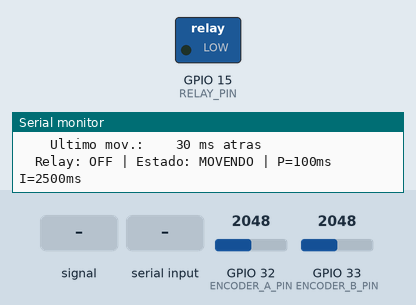
Bench run of a program on a simulated ESP32. Parts: switched loads named in the program (green lamp = pin HIGH), the last lines printed to the serial monitor. The inputs (shaded band) are chosen by the test bench; at power-on: GPIO 33 (ENCODER_B_PIN) = 2048, GPIO 32 (ENCODER_A_PIN) = 2048.

Above: at 2.2 s.
2.3 s: GPIO 32 (ENCODER_A_PIN) fed a 200 Hz sine of ±327 counts around its level
At 4.0 s:
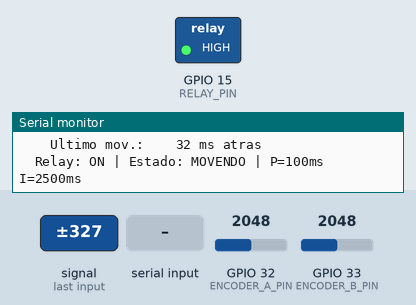
5.1 s: GPIO 33 (ENCODER_B_PIN) set to 491
6.6 s: GPIO 32 (ENCODER_A_PIN) set to 3447
9.6 s: GPIO 32 (ENCODER_A_PIN) set to 3510
At 12.3 s:
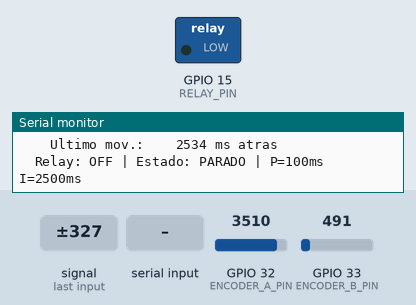
12.6 s: "S\n" received over Serial
14.1 s: "ON\n" received over Serial
At 15.6 s:
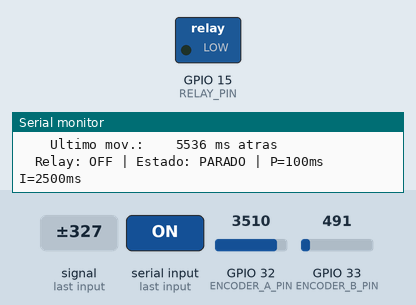
Timing chart, 0 to 16.7 s (numbered marks = the images above; inputs shaded):
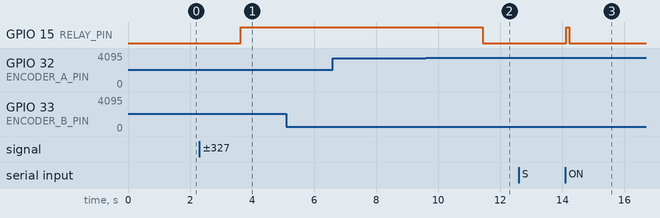

Measured:
- the behaviour switches between 3475 and 3476 on GPIO 32 (ENCODER_A_PIN) (found by bisection; images 1 and 2)
- after the input at 2.3 s, GPIO 15 (RELAY_PIN): LOW → HIGH after 1.3 s
- after the input at 9.6 s, GPIO 15 (RELAY_PIN): HIGH → LOW after 1.8 s
- after the input at 14.1 s, GPIO 15 (RELAY_PIN): LOW → HIGH at once, → LOW 0.10 s later

The program:

main.cpp
```cpp
#include "main.h"
#include "encoder.h"
#include "relay.h"
#include "serial_cmd.h"

Config cfg;
SystemState sys;

void setup() {
    Serial.begin(115200);
    delay(1000);

    Serial.println("\n==========================================");
    Serial.println("ENCODER OVW2 + RELAY PERIODICO");
    Serial.println("ESP32 WROOM-32E");
    Serial.println("==========================================\n");

    relayInit();
    encoderInit();
    serialPrintMenu();
}

void loop() {
    serialCmdUpdate();

    static unsigned long lastSample = 0;
    if (millis() - lastSample >= SAMPLE_MS) {
        lastSample = millis();
        encoderUpdate();
        relayUpdate();
    }

    static unsigned long lastPrint = 0;
    if (millis() - lastPrint >= SERIAL_PRINT_MS) {
        lastPrint = millis();
        encoderPrintStatus();
        Serial.print("  Relay: ");
        Serial.print(sys.relayOn ? "ON" : "OFF");
        Serial.print(" | Estado: ");
        Serial.print(sys.moving ? "MOVENDO" : "PARADO");
        Serial.print(" | P=");
        Serial.print(cfg.pulseOnMs);
        Serial.print("ms I=");
        Serial.print(cfg.pulseIntervalMs);
        Serial.println("ms");
    }
}
```

encoder.h
```cpp
#pragma once
#include "main.h"

bool    encoderInit();
bool    encoderIsMoving();   // true se detectou movimento na última janela
void    encoderUpdate();     // chama a cada SAMPLE_MS
void    encoderReset();
int32_t encoderGetTotal();
void    encoderPrintStatus();
```

main.h
```cpp
#pragma once
#include <Arduino.h>

// ============================================================
//  PINOS
// ============================================================
#define ENCODER_A_PIN       32
#define ENCODER_B_PIN       33
#define RELAY_PIN           15

// ============================================================
//  DETECÇÃO DE MOVIMENTO
//  Mínimo de bordas em SAMPLE_MS para considerar em movimento
// ============================================================
#define SAMPLE_MS           100UL   // janela de amostragem
#define MIN_EDGES           3       // bordas mínimas para "movendo"
#define STOP_TIMEOUT_MS    1800UL   // ms sem bordas = parado
#define RELAY_SCORE_ON       25U
#define RELAY_SCORE_OFF       1U
#define RELAY_EVIDENCE_TIMEOUT_MS 1200UL

// ============================================================
//  RELAY
// ============================================================
#define RELAY_ACTIVE        HIGH
#define RELAY_IDLE          LOW

#define DEFAULT_PULSE_ON_MS     100UL
#define DEFAULT_PULSE_INTERVAL  2500UL
#define RELAY_START_DELAY_MS    1000UL

// ============================================================
//  SERIAL
// ============================================================
#define SERIAL_PRINT_MS     500UL

// ============================================================
//  STRUCTS
// ============================================================
struct Config {
    uint32_t pulseOnMs       = DEFAULT_PULSE_ON_MS;
    uint32_t pulseIntervalMs = DEFAULT_PULSE_INTERVAL;
    uint32_t stopTimeoutMs   = STOP_TIMEOUT_MS;
    uint32_t relayEvidenceTimeoutMs = RELAY_EVIDENCE_TIMEOUT_MS;
    uint8_t  minEdges        = MIN_EDGES;
    uint8_t  relayScoreOn    = RELAY_SCORE_ON;
    uint8_t  relayScoreOff   = RELAY_SCORE_OFF;
};

struct SystemState {
    bool          moving      = false;   // movimento bruto detectado
    bool          relayEligible = false; // movimento suficiente para liberar relay
    bool          relayOn     = false;
    unsigned long lastMoveMs  = 0;
    unsigned long lastRelayEvidenceMs = 0;
    uint8_t       relayScore  = 0;
    int32_t       totalEdges  = 0;
};

extern Config      cfg;
extern SystemState sys;
```

relay.h
```cpp
#pragma once

#include "main.h"

// ============================================================
//  relay.h — interface do módulo de controle do relay
// ============================================================

// Configura o pino e garante relay desligado no boot
void relayInit();

// Deve ser chamado no loop() continuamente (sem delay).
// Decide se o sistema deve estar ativo e dispara os pulsos.
void relayUpdate();

// Força relay ON ou OFF manualmente (para testes)
void relayForceOn();
void relayForceOff();

// Para tudo: sistema inativo, relay off
// reason: string curta para log serial
void relayStopAll(const char* reason);
```

serial_cmd.h
```cpp
#pragma once
#include "main.h"

void serialCmdUpdate();
void serialPrintMenu();
void serialPrintStatus();
```

encoder.cpp
```cpp
#include "encoder.h"

// ============================================================
// encoder.cpp - analog movement detection for encoder channels
//
// Detection sources:
// 1) logical AB transition (classical)
// 2) low/high seen inside a burst window
// 3) avg in mid-range (very high speed ADC averaging)
// 4) dynamic edges inside the analog burst (adaptive Schmitt)
// ============================================================

#define LOW_MV                500U
#define HIGH_MV              1000U
#define START_TRANSITIONS       2U
#define BURST_SAMPLES          32U
#define MIN_SWING_MV          300U
#define MID_LOW_MV            400U
#define MID_HIGH_MV          2800U

#define MIN_DYNAMIC_SWING_MV   60U
#define MIN_DYNAMIC_EDGES       1U
#define MIN_RATE_SWING_MV      90U
#define WIDE_SWING_MV         130U
#define START_DECAY_DIV         3U

static bool _ok = false;
static bool _moving = false;

static uint16_t _aMv = 0;
static uint16_t _bMv = 0;
static uint16_t _aMinMv = 0;
static uint16_t _aMaxMv = 0;
static uint16_t _bMinMv = 0;
static uint16_t _bMaxMv = 0;
static uint8_t  _aDynEdges = 0;
static uint8_t  _bDynEdges = 0;

static int8_t  _aState = -1;   // 0=LOW, 1=HIGH, -1=undefined
static int8_t  _bState = -1;
static uint8_t _lastAB = 0xFF;

// Sliding start confidence in [0, START_TRANSITIONS * 2]
static int8_t  _startCounter = 0;
static uint8_t _missCycles = 0;

static uint32_t _transitionTotal = 0;
static uint8_t  _relayScore = 0;
static bool     _relayEligible = false;
static unsigned long _lastRelayEvidenceMs = 0;

// Last movement trigger for debug
static const char* _lastTrigger = "nenhum";

struct ChannelWindow {
    uint16_t avgMv;
    uint16_t minMv;
    uint16_t maxMv;
    bool sawLow;
    bool sawHigh;
    uint8_t dynamicEdges;
};

static uint16_t readMv(uint8_t pin) {
#if defined(ARDUINO_ARCH_ESP32)
    uint32_t sum = 0;
    for (uint8_t i = 0; i < 8; i++) {
        sum += (uint32_t)analogReadMilliVolts(pin);
    }
    return (uint16_t)(sum / 8U);
#else
    int raw = analogRead(pin);
    if (raw < 0) raw = 0;
    if (raw > 1023) raw = 1023;
    return (uint16_t)((raw * 3300L) / 1023L);
#endif
}

static ChannelWindow sampleWindow(uint8_t pin) {
    uint16_t samples[BURST_SAMPLES];
    uint32_t sum = 0;
    uint16_t mn = 65535U;
    uint16_t mx = 0U;
    bool low = false;
    bool high = false;

    for (uint8_t i = 0; i < BURST_SAMPLES; i++) {
        uint16_t mv = readMv(pin);
        samples[i] = mv;
        sum += mv;
        if (mv < mn) mn = mv;
        if (mv > mx) mx = mv;
        if (mv <= LOW_MV) low = true;
        if (mv >= HIGH_MV) high = true;
    }

    uint8_t dynamicEdges = 0;
    uint16_t swing = (uint16_t)(mx - mn);
    if (swing >= MIN_DYNAMIC_SWING_MV) {
        uint16_t mid = (uint16_t)((mx + mn) / 2U);
        uint16_t hyst = (uint16_t)(swing / 6U);
        if (hyst < 15U) hyst = 15U;

        int8_t state = -1;
        for (uint8_t i = 0; i < BURST_SAMPLES; i++) {
            int8_t next = state;
            if (samples[i] > (uint16_t)(mid + hyst)) {
                next = 1;
            } else if (samples[i] < (uint16_t)(mid - hyst)) {
                next = 0;
            }

            if (state >= 0 && next != state) {
                dynamicEdges++;
            }
            state = next;
        }
    }

    ChannelWindow out;
    out.avgMv = (uint16_t)(sum / BURST_SAMPLES);
    out.minMv = mn;
    out.maxMv = mx;
    out.sawLow = low;
    out.sawHigh = high;
    out.dynamicEdges = dynamicEdges;
    return out;
}

static uint8_t updateState(uint16_t mv, int8_t &state) {
    if (mv <= LOW_MV) {
        state = 0;
    } else if (mv >= HIGH_MV) {
        state = 1;
    }

    if (state < 0) {
        return 0;
    }
    return (uint8_t)state;
}

static bool detectMovement(const ChannelWindow &aWin,
                           const ChannelWindow &bWin,
                           uint8_t ab,
                           const char **trigger) {
    bool logicTransition = (_lastAB != 0xFFU && ab != _lastAB);

    bool burstTransition = (aWin.sawLow && aWin.sawHigh) ||
                           (bWin.sawLow && bWin.sawHigh);

    uint16_t swingA = (uint16_t)(aWin.maxMv - aWin.minMv);
    uint16_t swingB = (uint16_t)(bWin.maxMv - bWin.minMv);
    bool enoughSwing = (swingA >= MIN_SWING_MV) || (swingB >= MIN_SWING_MV);

    bool aMidRange = (aWin.avgMv >= MID_LOW_MV && aWin.avgMv <= MID_HIGH_MV);
    bool bMidRange = (bWin.avgMv >= MID_LOW_MV && bWin.avgMv <= MID_HIGH_MV);
    bool midRangeDetect = (aMidRange || bMidRange);

    uint8_t dynEdges = (uint8_t)(aWin.dynamicEdges + bWin.dynamicEdges);
    bool enoughRateSwing = (swingA >= MIN_RATE_SWING_MV) || (swingB >= MIN_RATE_SWING_MV);
    bool dynamicRate = (dynEdges >= MIN_DYNAMIC_EDGES) && enoughRateSwing;
    bool wideSwingDetect = (swingA >= WIDE_SWING_MV) || (swingB >= WIDE_SWING_MV);

    bool classical = (logicTransition || burstTransition) && enoughSwing;
    bool highSpeed = midRangeDetect;
    bool rateDetect = dynamicRate;

    if (classical) {
        *trigger = "classical";
        return true;
    }
    if (rateDetect) {
        *trigger = "dynamic-edges";
        return true;
    }
    if (wideSwingDetect) {
        *trigger = "wide-swing";
        return true;
    }
    if (highSpeed) {
        *trigger = "high-speed-avg";
        return true;
    }

    *trigger = nullptr;
    return false;
}

bool encoderInit() {
    pinMode(ENCODER_A_PIN, INPUT_PULLUP);
    pinMode(ENCODER_B_PIN, INPUT_PULLUP);

#if defined(ARDUINO_ARCH_ESP32)
    analogSetPinAttenuation(ENCODER_A_PIN, ADC_11db);
    analogSetPinAttenuation(ENCODER_B_PIN, ADC_11db);
#endif

    _ok = true;
    _moving = false;
    _startCounter = 0;
    _missCycles = 0;
    _transitionTotal = 0;
    _relayScore = 0;
    _relayEligible = false;
    _lastRelayEvidenceMs = 0;
    _aState = -1;
    _bState = -1;
    _lastAB = 0xFF;
    _lastTrigger = "nenhum";

    _aMv = readMv(ENCODER_A_PIN);
    _bMv = readMv(ENCODER_B_PIN);

    uint8_t a = updateState(_aMv, _aState);
    uint8_t b = updateState(_bMv, _bState);
    if (_aState >= 0 && _bState >= 0) {
        _lastAB = (uint8_t)((a << 1) | b);
    }

    Serial.println("Encoder iniciado (v2 - multi-criterio)");
    Serial.print("  A=GPIO"); Serial.print(ENCODER_A_PIN);
    Serial.print("  B=GPIO"); Serial.println(ENCODER_B_PIN);
    Serial.print("  LOW<="); Serial.print(LOW_MV);
    Serial.print("mV  HIGH>="); Serial.print(HIGH_MV);
    Serial.print("mV  MID=["); Serial.print(MID_LOW_MV);
    Serial.print(".."); Serial.print(MID_HIGH_MV);
    Serial.println("]mV");
    return true;
}

void encoderUpdate() {
    if (!_ok) {
        return;
    }

    ChannelWindow aWin = sampleWindow(ENCODER_A_PIN);
    ChannelWindow bWin = sampleWindow(ENCODER_B_PIN);

    _aMv = aWin.avgMv;
    _bMv = bWin.avgMv;
    _aMinMv = aWin.minMv;
    _aMaxMv = aWin.maxMv;
    _bMinMv = bWin.minMv;
    _bMaxMv = bWin.maxMv;
    _aDynEdges = aWin.dynamicEdges;
    _bDynEdges = bWin.dynamicEdges;

    uint8_t a = updateState(_aMv, _aState);
    uint8_t b = updateState(_bMv, _bState);
    bool validAB = (_aState >= 0 && _bState >= 0);

    if (validAB) {
        uint8_t ab = (uint8_t)((a << 1) | b);
        uint16_t swingA = (uint16_t)(aWin.maxMv - aWin.minMv);
        uint16_t swingB = (uint16_t)(bWin.maxMv - bWin.minMv);
        uint16_t swingMax = (swingA > swingB) ? swingA : swingB;
        uint8_t dynTotal = (uint8_t)(aWin.dynamicEdges + bWin.dynamicEdges);

        const char *trigger = nullptr;
        bool detected = detectMovement(aWin, bWin, ab, &trigger);
        uint8_t sampleScore = 0;
        bool strongEvidence = false;

        if (detected && trigger != nullptr) {
            bool isEdgeBased = (strcmp(trigger, "high-speed-avg") != 0);
            if (isEdgeBased) {
                _transitionTotal++;
            }

            sys.lastMoveMs = millis();
            _lastTrigger = trigger;
            _missCycles = 0;

            if (_startCounter < (int8_t)(START_TRANSITIONS * 2U)) {
                _startCounter++;
            }
            if (!_moving && _startCounter >= (int8_t)START_TRANSITIONS) {
                _moving = true;
            }

            if (strcmp(trigger, "classical") == 0) {
                sampleScore = 5U;
                strongEvidence = true;
            } else if (strcmp(trigger, "dynamic-edges") == 0) {
                sampleScore = (dynTotal >= 4U || swingMax >= 170U) ? 4U : 2U;
                strongEvidence = (dynTotal >= 3U) || (swingMax >= 170U);
            } else if (strcmp(trigger, "wide-swing") == 0) {
                sampleScore = (swingMax >= 180U) ? 3U : 2U;
                strongEvidence = (swingMax >= 180U);
            } else if (strcmp(trigger, "high-speed-avg") == 0) {
                sampleScore = 1U;
                strongEvidence = false;
            }
        } else {
            if (_missCycles < 255U) {
                _missCycles++;
            }
            // Decaimento mais lento para nao perder partida por 1-2 janelas sem detecao.
            if (_missCycles >= START_DECAY_DIV) {
                _missCycles = 0;
                if (_startCounter > 0) {
                    _startCounter--;
                }
            }
            _lastTrigger = "nenhum";
        }

        // Leaky score: ignora movimentos suaves isolados e segura alta continua.
        if (sampleScore > 0U) {
            uint16_t sum = (uint16_t)_relayScore + (uint16_t)sampleScore;
            _relayScore = (sum > 40U) ? 40U : (uint8_t)sum;
        } else if (_relayScore > 0U) {
            _relayScore--;
        }

        if (strongEvidence) {
            _lastRelayEvidenceMs = millis();
            sys.lastRelayEvidenceMs = _lastRelayEvidenceMs;
        }

        if (!_relayEligible) {
            if (_relayScore >= cfg.relayScoreOn) {
                // Exige evidencia recente para evitar subir com ruído lento.
                if (_lastRelayEvidenceMs > 0U && (millis() - _lastRelayEvidenceMs) <= cfg.relayEvidenceTimeoutMs) {
                    _relayEligible = true;
                }
            }
        } else {
            bool stale = (_lastRelayEvidenceMs == 0U) ||
                         ((millis() - _lastRelayEvidenceMs) > cfg.relayEvidenceTimeoutMs);
            if (stale && _relayScore <= cfg.relayScoreOff) {
                _relayEligible = false;
            }
        }

        _lastAB = ab;
    }

    if (_moving) {
        uint32_t elapsed = (sys.lastMoveMs > 0U)
                         ? (millis() - sys.lastMoveMs)
                         : cfg.stopTimeoutMs;
        if (elapsed >= cfg.stopTimeoutMs) {
            _moving = false;
            _startCounter = 0;
            _missCycles = 0;
            _relayEligible = false;
            _relayScore = 0;
            _lastRelayEvidenceMs = 0;
        }
    }

    sys.moving = _moving;
    sys.relayEligible = _relayEligible;
    sys.relayScore = _relayScore;
    sys.totalEdges = (int32_t)_transitionTotal;
}

bool encoderIsMoving() { return _moving; }
int32_t encoderGetTotal() { return (int32_t)_transitionTotal; }

void encoderReset() {
    _moving = false;
    _startCounter = 0;
    _missCycles = 0;
    _transitionTotal = 0;
    _relayScore = 0;
    _relayEligible = false;
    _lastRelayEvidenceMs = 0;
    _aState = -1;
    _bState = -1;
    _lastAB = 0xFF;
    _lastTrigger = "nenhum";

    _aMv = readMv(ENCODER_A_PIN);
    _bMv = readMv(ENCODER_B_PIN);

    sys.moving = false;
    sys.relayEligible = false;
    sys.lastMoveMs = 0;
    sys.lastRelayEvidenceMs = 0;
    sys.relayScore = 0;
    sys.totalEdges = 0;

    Serial.println("Encoder zerado");
}

void encoderPrintStatus() {
    uint16_t swingA = (uint16_t)(_aMaxMv - _aMinMv);
    uint16_t swingB = (uint16_t)(_bMaxMv - _bMinMv);

    Serial.println("  Encoder analogico (v2):");
    Serial.print("    Estado:         "); Serial.println(_moving ? "MOVENDO" : "PARADO");
    Serial.print("    Trigger:        "); Serial.println(_lastTrigger);
    Serial.print("    A avg:          "); Serial.print(_aMv); Serial.println(" mV");
    Serial.print("    A [min..max]:   "); Serial.print(_aMinMv); Serial.print(".."); Serial.print(_aMaxMv);
    Serial.print(" mV  swing="); Serial.print(swingA); Serial.println(" mV");
    Serial.print("    B avg:          "); Serial.print(_bMv); Serial.println(" mV");
    Serial.print("    B [min..max]:   "); Serial.print(_bMinMv); Serial.print(".."); Serial.print(_bMaxMv);
    Serial.print(" mV  swing="); Serial.print(swingB); Serial.println(" mV");
    Serial.print("    A_dyn_edges:    "); Serial.println(_aDynEdges);
    Serial.print("    B_dyn_edges:    "); Serial.println(_bDynEdges);
    Serial.print("    A_logico:       "); Serial.println(_aState < 0 ? -1 : _aState);
    Serial.print("    B_logico:       "); Serial.println(_bState < 0 ? -1 : _bState);
    Serial.print("    StartCounter:   "); Serial.print(_startCounter);
    Serial.print(" / "); Serial.println(START_TRANSITIONS);
    Serial.print("    Transicoes:     "); Serial.println(_transitionTotal);
    Serial.print("    Ultimo mov.:    ");
    if (sys.lastMoveMs > 0) {
        Serial.print(millis() - sys.lastMoveMs);
        Serial.println(" ms atras");
    } else {
        Serial.println("nunca");
    }
}
```

Source omitted: relay.cpp (1777 bytes), serial_cmd.cpp (5516 bytes)
